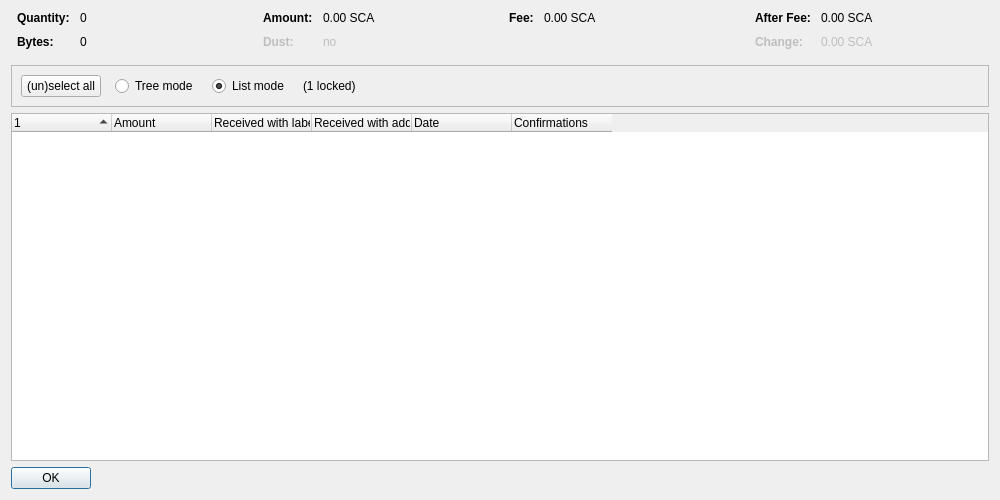
<?xml version="1.0" encoding="UTF-8"?>
<ui version="4.0">
 <class>CoinControlDialog</class>
 <widget class="QDialog" name="CoinControlDialog">
  <property name="geometry">
   <rect>
    <x>0</x>
    <y>0</y>
    <width>1000</width>
    <height>500</height>
   </rect>
  </property>
  <property name="windowTitle">
   <string>Coin Selection</string>
  </property>
  <layout class="QVBoxLayout" name="verticalLayout">
   <item>
    <layout class="QHBoxLayout" name="horizontalLayoutTop" stretch="0,0,0,0">
     <property name="topMargin">
      <number>0</number>
     </property>
     <property name="bottomMargin">
      <number>10</number>
     </property>
     <item>
      <layout class="QFormLayout" name="formLayoutCoinControl1">
       <property name="horizontalSpacing">
        <number>10</number>
       </property>
       <property name="verticalSpacing">
        <number>10</number>
       </property>
       <property name="leftMargin">
        <number>6</number>
       </property>
       <property name="rightMargin">
        <number>6</number>
       </property>
       <item row="0" column="0">
        <widget class="QLabel" name="labelCoinControlQuantityText">
         <property name="font">
          <font>
           <weight>75</weight>
           <bold>true</bold>
          </font>
         </property>
         <property name="text">
          <string>Quantity:</string>
         </property>
        </widget>
       </item>
       <item row="0" column="1">
        <widget class="QLabel" name="labelCoinControlQuantity">
         <property name="cursor">
          <cursorShape>IBeamCursor</cursorShape>
         </property>
         <property name="contextMenuPolicy">
          <enum>Qt::ActionsContextMenu</enum>
         </property>
         <property name="text">
          <string notr="true">0</string>
         </property>
         <property name="textInteractionFlags">
          <set>Qt::LinksAccessibleByMouse|Qt::TextSelectableByKeyboard|Qt::TextSelectableByMouse</set>
         </property>
        </widget>
       </item>
       <item row="1" column="0">
        <widget class="QLabel" name="labelCoinControlBytesText">
         <property name="font">
          <font>
           <weight>75</weight>
           <bold>true</bold>
          </font>
         </property>
         <property name="text">
          <string>Bytes:</string>
         </property>
        </widget>
       </item>
       <item row="1" column="1">
        <widget class="QLabel" name="labelCoinControlBytes">
         <property name="cursor">
          <cursorShape>IBeamCursor</cursorShape>
         </property>
         <property name="contextMenuPolicy">
          <enum>Qt::ActionsContextMenu</enum>
         </property>
         <property name="text">
          <string notr="true">0</string>
         </property>
         <property name="textInteractionFlags">
          <set>Qt::LinksAccessibleByMouse|Qt::TextSelectableByKeyboard|Qt::TextSelectableByMouse</set>
         </property>
        </widget>
       </item>
      </layout>
     </item>
     <item>
      <layout class="QFormLayout" name="formLayoutCoinControl2">
       <property name="horizontalSpacing">
        <number>10</number>
       </property>
       <property name="verticalSpacing">
        <number>10</number>
       </property>
       <property name="leftMargin">
        <number>6</number>
       </property>
       <property name="rightMargin">
        <number>6</number>
       </property>
       <item row="0" column="0">
        <widget class="QLabel" name="labelCoinControlAmountText">
         <property name="font">
          <font>
           <weight>75</weight>
           <bold>true</bold>
          </font>
         </property>
         <property name="text">
          <string>Amount:</string>
         </property>
        </widget>
       </item>
       <item row="0" column="1">
        <widget class="QLabel" name="labelCoinControlAmount">
         <property name="cursor">
          <cursorShape>IBeamCursor</cursorShape>
         </property>
         <property name="contextMenuPolicy">
          <enum>Qt::ActionsContextMenu</enum>
         </property>
         <property name="text">
          <string notr="true">0.00 SCA</string>
         </property>
         <property name="textInteractionFlags">
          <set>Qt::LinksAccessibleByMouse|Qt::TextSelectableByKeyboard|Qt::TextSelectableByMouse</set>
         </property>
        </widget>
       </item>
       <item row="1" column="0">
        <widget class="QLabel" name="labelCoinControlLowOutputText">
         <property name="enabled">
          <bool>false</bool>
         </property>
         <property name="font">
          <font>
           <weight>75</weight>
           <bold>true</bold>
          </font>
         </property>
         <property name="text">
          <string>Dust:</string>
         </property>
        </widget>
       </item>
       <item row="1" column="1">
        <widget class="QLabel" name="labelCoinControlLowOutput">
         <property name="enabled">
          <bool>false</bool>
         </property>
         <property name="cursor">
          <cursorShape>IBeamCursor</cursorShape>
         </property>
         <property name="contextMenuPolicy">
          <enum>Qt::ActionsContextMenu</enum>
         </property>
         <property name="text">
          <string notr="true">no</string>
         </property>
         <property name="textInteractionFlags">
          <set>Qt::LinksAccessibleByMouse|Qt::TextSelectableByKeyboard|Qt::TextSelectableByMouse</set>
         </property>
        </widget>
       </item>
      </layout>
     </item>
     <item>
      <layout class="QFormLayout" name="formLayoutCoinControl3">
       <property name="horizontalSpacing">
        <number>10</number>
       </property>
       <property name="verticalSpacing">
        <number>10</number>
       </property>
       <property name="leftMargin">
        <number>6</number>
       </property>
       <property name="rightMargin">
        <number>6</number>
       </property>
       <item row="0" column="0">
        <widget class="QLabel" name="labelCoinControlFeeText">
         <property name="font">
          <font>
           <weight>75</weight>
           <bold>true</bold>
          </font>
         </property>
         <property name="text">
          <string>Fee:</string>
         </property>
        </widget>
       </item>
       <item row="0" column="1">
        <widget class="QLabel" name="labelCoinControlFee">
         <property name="cursor">
          <cursorShape>IBeamCursor</cursorShape>
         </property>
         <property name="contextMenuPolicy">
          <enum>Qt::ActionsContextMenu</enum>
         </property>
         <property name="text">
          <string notr="true">0.00 SCA</string>
         </property>
         <property name="textInteractionFlags">
          <set>Qt::LinksAccessibleByMouse|Qt::TextSelectableByKeyboard|Qt::TextSelectableByMouse</set>
         </property>
        </widget>
       </item>
      </layout>
     </item>
     <item>
      <layout class="QFormLayout" name="formLayoutCoinControl4">
       <property name="horizontalSpacing">
        <number>10</number>
       </property>
       <property name="verticalSpacing">
        <number>10</number>
       </property>
       <property name="leftMargin">
        <number>6</number>
       </property>
       <property name="rightMargin">
        <number>6</number>
       </property>
       <item row="0" column="0">
        <widget class="QLabel" name="labelCoinControlAfterFeeText">
         <property name="font">
          <font>
           <weight>75</weight>
           <bold>true</bold>
          </font>
         </property>
         <property name="text">
          <string>After Fee:</string>
         </property>
        </widget>
       </item>
       <item row="0" column="1">
        <widget class="QLabel" name="labelCoinControlAfterFee">
         <property name="cursor">
          <cursorShape>IBeamCursor</cursorShape>
         </property>
         <property name="contextMenuPolicy">
          <enum>Qt::ActionsContextMenu</enum>
         </property>
         <property name="text">
          <string notr="true">0.00 SCA</string>
         </property>
         <property name="textInteractionFlags">
          <set>Qt::LinksAccessibleByMouse|Qt::TextSelectableByKeyboard|Qt::TextSelectableByMouse</set>
         </property>
        </widget>
       </item>
       <item row="1" column="0">
        <widget class="QLabel" name="labelCoinControlChangeText">
         <property name="enabled">
          <bool>false</bool>
         </property>
         <property name="font">
          <font>
           <weight>75</weight>
           <bold>true</bold>
          </font>
         </property>
         <property name="text">
          <string>Change:</string>
         </property>
        </widget>
       </item>
       <item row="1" column="1">
        <widget class="QLabel" name="labelCoinControlChange">
         <property name="enabled">
          <bool>false</bool>
         </property>
         <property name="cursor">
          <cursorShape>IBeamCursor</cursorShape>
         </property>
         <property name="contextMenuPolicy">
          <enum>Qt::ActionsContextMenu</enum>
         </property>
         <property name="text">
          <string notr="true">0.00 SCA</string>
         </property>
         <property name="textInteractionFlags">
          <set>Qt::LinksAccessibleByMouse|Qt::TextSelectableByKeyboard|Qt::TextSelectableByMouse</set>
         </property>
        </widget>
       </item>
      </layout>
     </item>
    </layout>
   </item>
   <item>
    <widget class="QFrame" name="frame">
     <property name="minimumSize">
      <size>
       <width>0</width>
       <height>40</height>
      </size>
     </property>
     <property name="frameShape">
      <enum>QFrame::StyledPanel</enum>
     </property>
     <property name="frameShadow">
      <enum>QFrame::Sunken</enum>
     </property>
     <layout class="QHBoxLayout" name="horizontalLayout">
      <item>
       <layout class="QHBoxLayout" name="horizontalLayoutPanel" stretch="0,0,0,0,0">
        <property name="spacing">
         <number>14</number>
        </property>
        <item>
         <widget class="QPushButton" name="pushButtonSelectAll">
          <property name="sizePolicy">
           <sizepolicy hsizetype="Maximum" vsizetype="Fixed">
            <horstretch>0</horstretch>
            <verstretch>0</verstretch>
           </sizepolicy>
          </property>
          <property name="text">
           <string>(un)select all</string>
          </property>
          <property name="autoDefault">
           <bool>false</bool>
          </property>
         </widget>
        </item>
        <item>
         <widget class="QRadioButton" name="radioTreeMode">
          <property name="sizePolicy">
           <sizepolicy hsizetype="Maximum" vsizetype="Fixed">
            <horstretch>0</horstretch>
            <verstretch>0</verstretch>
           </sizepolicy>
          </property>
          <property name="text">
           <string>Tree mode</string>
          </property>
         </widget>
        </item>
        <item>
         <widget class="QRadioButton" name="radioListMode">
          <property name="sizePolicy">
           <sizepolicy hsizetype="Maximum" vsizetype="Fixed">
            <horstretch>0</horstretch>
            <verstretch>0</verstretch>
           </sizepolicy>
          </property>
          <property name="text">
           <string>List mode</string>
          </property>
          <property name="checked">
           <bool>true</bool>
          </property>
         </widget>
        </item>
        <item>
         <widget class="QLabel" name="labelLocked">
          <property name="text">
           <string notr="true">(1 locked)</string>
          </property>
         </widget>
        </item>
        <item>
         <spacer name="horizontalSpacer">
          <property name="orientation">
           <enum>Qt::Horizontal</enum>
          </property>
          <property name="sizeHint" stdset="0">
           <size>
            <width>40</width>
            <height>20</height>
           </size>
          </property>
         </spacer>
        </item>
       </layout>
      </item>
     </layout>
    </widget>
   </item>
   <item>
    <widget class="CoinControlTreeWidget" name="treeWidget">
     <property name="contextMenuPolicy">
      <enum>Qt::CustomContextMenu</enum>
     </property>
     <property name="sortingEnabled">
      <bool>false</bool>
     </property>
     <property name="columnCount">
      <number>6</number>
     </property>
     <attribute name="headerShowSortIndicator" stdset="0">
      <bool>true</bool>
     </attribute>
     <attribute name="headerStretchLastSection">
      <bool>false</bool>
     </attribute>
     <column>
      <property name="text">
       <string/>
      </property>
     </column>
     <column>
      <property name="text">
       <string>Amount</string>
      </property>
     </column>
     <column>
      <property name="text">
       <string>Received with label</string>
      </property>
     </column>
     <column>
      <property name="text">
       <string>Received with address</string>
      </property>
     </column>
     <column>
      <property name="text">
       <string>Date</string>
      </property>
     </column>
     <column>
      <property name="text">
       <string>Confirmations</string>
      </property>
      <property name="toolTip">
       <string>Confirmed</string>
      </property>
     </column>
     <column>
      <property name="text">
       <string/>
      </property>
     </column>
     <column>
      <property name="text">
       <string/>
      </property>
     </column>
     <column>
      <property name="text">
       <string/>
      </property>
     </column>
     <column>
      <property name="text">
       <string/>
      </property>
     </column>
    </widget>
   </item>
   <item>
    <widget class="QDialogButtonBox" name="buttonBox">
     <property name="sizePolicy">
      <sizepolicy hsizetype="Maximum" vsizetype="Fixed">
       <horstretch>0</horstretch>
       <verstretch>0</verstretch>
      </sizepolicy>
     </property>
     <property name="orientation">
      <enum>Qt::Horizontal</enum>
     </property>
     <property name="standardButtons">
      <set>QDialogButtonBox::Ok</set>
     </property>
    </widget>
   </item>
  </layout>
 </widget>
 <customwidgets>
  <customwidget>
   <class>CoinControlTreeWidget</class>
   <extends>QTreeWidget</extends>
   <header>qt/coincontroltreewidget.h</header>
  </customwidget>
 </customwidgets>
 <resources/>
 <connections/>
</ui>
